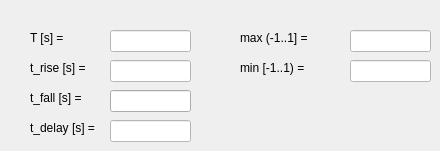
    <widget class="QWidget" name="SignalTabTriangle">
     <attribute name="title">
      <string>Triangle</string>
     </attribute>
     <widget class="QLabel" name="TriangleTPerLabel">
      <property name="geometry">
       <rect>
        <x>30</x>
        <y>30</y>
        <width>51</width>
        <height>16</height>
       </rect>
      </property>
      <property name="text">
       <string>T [s] =</string>
      </property>
     </widget>
     <widget class="QLabel" name="TriangleTRiseLabel">
      <property name="geometry">
       <rect>
        <x>30</x>
        <y>60</y>
        <width>61</width>
        <height>16</height>
       </rect>
      </property>
      <property name="text">
       <string>t_rise [s] =</string>
      </property>
     </widget>
     <widget class="QLineEdit" name="TriangleTRiseEdit">
      <property name="geometry">
       <rect>
        <x>110</x>
        <y>60</y>
        <width>81</width>
        <height>22</height>
       </rect>
      </property>
      <property name="styleSheet">
       <string notr="true">QLineEdit:focus{ background-color: rgb(127, 255, 127) } 
QLineEdit{ background-color: rgb(255, 255, 255) }</string>
      </property>
     </widget>
     <widget class="QLabel" name="TriangleTFallLabel">
      <property name="geometry">
       <rect>
        <x>30</x>
        <y>90</y>
        <width>61</width>
        <height>16</height>
       </rect>
      </property>
      <property name="text">
       <string>t_fall [s] =</string>
      </property>
     </widget>
     <widget class="QLineEdit" name="TriangleTFallEdit">
      <property name="geometry">
       <rect>
        <x>110</x>
        <y>90</y>
        <width>81</width>
        <height>22</height>
       </rect>
      </property>
      <property name="styleSheet">
       <string notr="true"/>
      </property>
      <property name="readOnly">
       <bool>true</bool>
      </property>
     </widget>
     <widget class="QLineEdit" name="TriangleTPerEdit">
      <property name="geometry">
       <rect>
        <x>110</x>
        <y>30</y>
        <width>81</width>
        <height>22</height>
       </rect>
      </property>
      <property name="styleSheet">
       <string notr="true">QLineEdit:focus{ background-color: rgb(127, 255, 127) } 
QLineEdit{ background-color: rgb(255, 255, 255) }</string>
      </property>
     </widget>
     <widget class="QLineEdit" name="TriangleYMaxEdit">
      <property name="geometry">
       <rect>
        <x>350</x>
        <y>30</y>
        <width>81</width>
        <height>22</height>
       </rect>
      </property>
      <property name="styleSheet">
       <string notr="true">QLineEdit:focus{ background-color: rgb(127, 255, 127) } 
QLineEdit{ background-color: rgb(255, 255, 255) }</string>
      </property>
     </widget>
     <widget class="QLabel" name="TriangleYMaxLabel">
      <property name="geometry">
       <rect>
        <x>240</x>
        <y>30</y>
        <width>71</width>
        <height>16</height>
       </rect>
      </property>
      <property name="text">
       <string>max (-1..1] =</string>
      </property>
     </widget>
     <widget class="QLabel" name="TriangleYMinLabel">
      <property name="geometry">
       <rect>
        <x>240</x>
        <y>60</y>
        <width>71</width>
        <height>16</height>
       </rect>
      </property>
      <property name="text">
       <string>min [-1..1) =</string>
      </property>
     </widget>
     <widget class="QLineEdit" name="TriangleYMinEdit">
      <property name="geometry">
       <rect>
        <x>350</x>
        <y>60</y>
        <width>81</width>
        <height>22</height>
       </rect>
      </property>
      <property name="styleSheet">
       <string notr="true">QLineEdit:focus{ background-color: rgb(127, 255, 127) } 
QLineEdit{ background-color: rgb(255, 255, 255) }</string>
      </property>
     </widget>
     <widget class="QLabel" name="TriangleTDelayLabel">
      <property name="geometry">
       <rect>
        <x>30</x>
        <y>120</y>
        <width>71</width>
        <height>16</height>
       </rect>
      </property>
      <property name="text">
       <string>t_delay [s] =</string>
      </property>
     </widget>
     <widget class="QLineEdit" name="TriangleTDelayEdit">
      <property name="geometry">
       <rect>
        <x>110</x>
        <y>120</y>
        <width>81</width>
        <height>22</height>
       </rect>
      </property>
      <property name="styleSheet">
       <string notr="true">QLineEdit:focus{ background-color: rgb(127, 255, 127) } 
QLineEdit{ background-color: rgb(255, 255, 255) }</string>
      </property>
     </widget>
    </widget>
